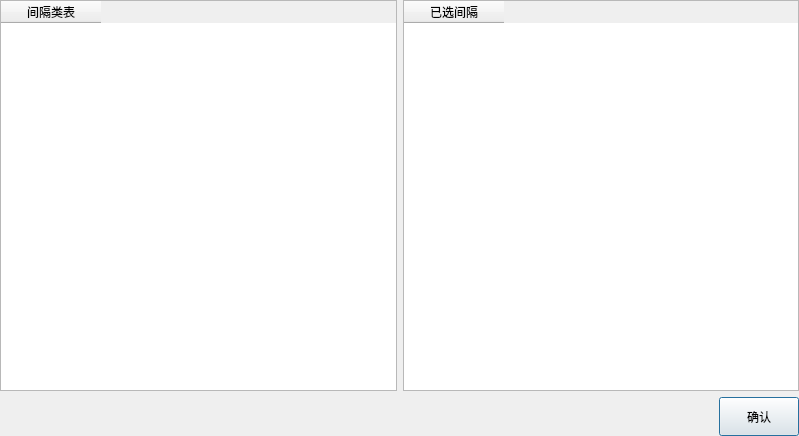
<?xml version="1.0" encoding="UTF-8"?>
<ui version="4.0">
 <class>FilterBay</class>
 <widget class="QDialog" name="FilterBay">
  <property name="geometry">
   <rect>
    <x>0</x>
    <y>0</y>
    <width>799</width>
    <height>436</height>
   </rect>
  </property>
  <property name="windowTitle">
   <string>Dialog</string>
  </property>
  <layout class="QGridLayout" name="gridLayout" rowstretch="10,1">
   <property name="margin">
    <number>0</number>
   </property>
   <item row="0" column="0">
    <layout class="QHBoxLayout" name="horizontalLayout_2">
     <item>
      <widget class="QTableWidget" name="tableWidget_ListBay">
       <attribute name="verticalHeaderVisible">
        <bool>false</bool>
       </attribute>
       <column>
        <property name="text">
         <string>间隔类表</string>
        </property>
       </column>
      </widget>
     </item>
     <item>
      <widget class="QTableWidget" name="tableWidget_SelectBay">
       <attribute name="verticalHeaderVisible">
        <bool>false</bool>
       </attribute>
       <column>
        <property name="text">
         <string>已选间隔</string>
        </property>
       </column>
      </widget>
     </item>
    </layout>
   </item>
   <item row="1" column="0">
    <layout class="QHBoxLayout" name="horizontalLayout" stretch="1,0">
     <item>
      <spacer name="horizontalSpacer_2">
       <property name="orientation">
        <enum>Qt::Horizontal</enum>
       </property>
       <property name="sizeHint" stdset="0">
        <size>
         <width>494</width>
         <height>38</height>
        </size>
       </property>
      </spacer>
     </item>
     <item>
      <widget class="QPushButton" name="pushButton_confirm">
       <property name="sizePolicy">
        <sizepolicy hsizetype="Expanding" vsizetype="Expanding">
         <horstretch>0</horstretch>
         <verstretch>0</verstretch>
        </sizepolicy>
       </property>
       <property name="text">
        <string>确认</string>
       </property>
      </widget>
     </item>
    </layout>
   </item>
  </layout>
 </widget>
 <resources/>
 <connections/>
</ui>
